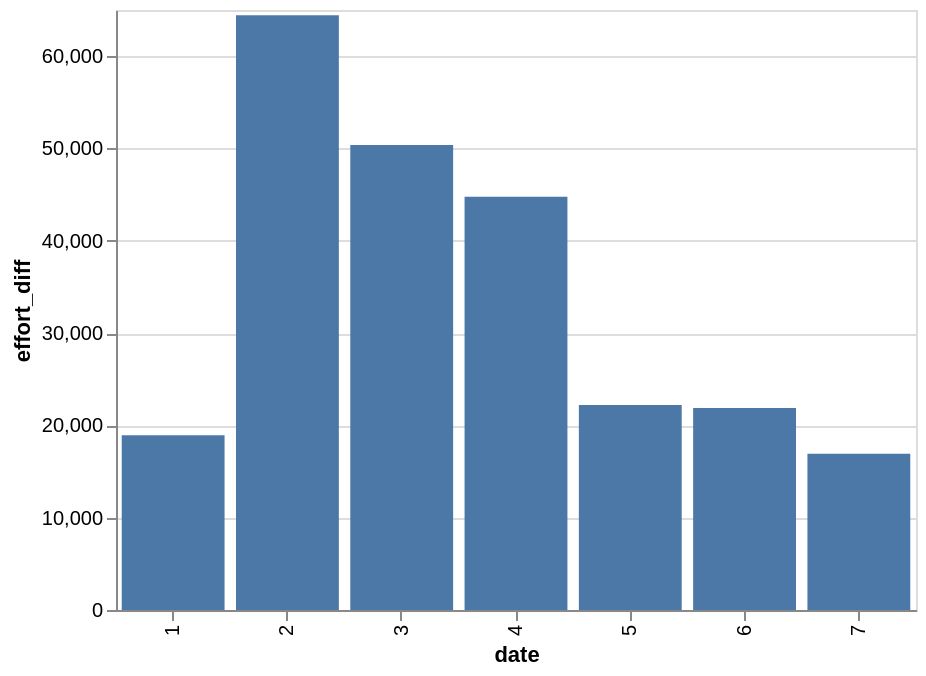

Notebook code for this chart:
### Code cell
alt.Chart(
    do_grafu_ovaly,
    width = 400
).mark_bar(
).encode(
    alt.X('date:N'),
    alt.Y('effort_diff:Q')
)

### Figure 1 — Vega-Lite specification as saved in the notebook (floating-point values rounded to 4 significant figures)
{"config": {"view": {"continuousWidth": 300, "continuousHeight": 300}}, "data": {"name": "data-4997ccdb5fe847b86f349d1ca3dd1a28"}, "mark": {"type": "bar"}, "encoding": {"x": {"field": "date", "type": "nominal"}, "y": {"field": "effort_diff", "type": "quantitative"}}, "width": 400, "$schema": "https://vega.github.io/schema/vega-lite/v6.1.0.json", "datasets": {"data-4997ccdb5fe847b86f349d1ca3dd1a28": [{"date": 1, "effort_diff": 18940}, {"date": 2, "effort_diff": 64427}, {"date": 3, "effort_diff": 50378}, {"date": 4, "effort_diff": 44775}, {"date": 5, "effort_diff": 22200}, {"date": 6, "effort_diff": 21896}, {"date": 7, "effort_diff": 16925}]}}
